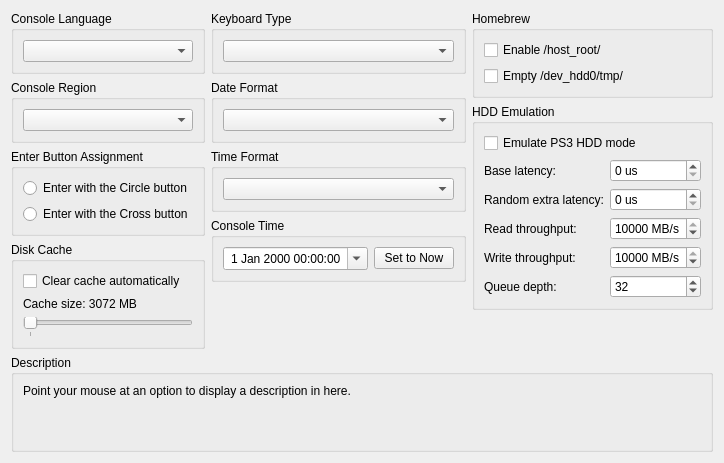
      <widget class="QWidget" name="systemTab">
       <attribute name="title">
        <string>System</string>
       </attribute>
       <layout class="QVBoxLayout" name="systemTab_layout" stretch="0,1,0">
        <item>
         <layout class="QHBoxLayout" name="systemTabHorizontalLayout" stretch="1,1,1">
          <item>
           <layout class="QVBoxLayout" name="systemTabLeftLayout">
            <item>
             <widget class="QGroupBox" name="gb_sysLang">
              <property name="title">
               <string>Console Language</string>
              </property>
              <layout class="QVBoxLayout" name="gb_sysLang_layout">
               <item>
                <widget class="QComboBox" name="sysLangBox"/>
               </item>
              </layout>
             </widget>
            </item>
            <item>
             <widget class="QGroupBox" name="gb_console_region">
              <property name="title">
               <string>Console Region</string>
              </property>
              <layout class="QVBoxLayout" name="gb_console_region_layout">
               <item>
                <widget class="QComboBox" name="console_region"/>
               </item>
              </layout>
             </widget>
            </item>
            <item>
             <widget class="QGroupBox" name="gb_enterButtonAssignment">
              <property name="title">
               <string>Enter Button Assignment</string>
              </property>
              <layout class="QVBoxLayout" name="gb_enterButtonAssignment_layout">
               <item>
                <widget class="QRadioButton" name="enterButtonAssignCircle">
                 <property name="text">
                  <string notr="true">Enter with the Circle button</string>
                 </property>
                </widget>
               </item>
               <item>
                <widget class="QRadioButton" name="enterButtonAssignCross">
                 <property name="text">
                  <string notr="true">Enter with the Cross button</string>
                 </property>
                </widget>
               </item>
              </layout>
             </widget>
            </item>
            <item>
             <widget class="QGroupBox" name="gb_DiskCacheClearing">
              <property name="title">
               <string>Disk Cache</string>
              </property>
              <layout class="QVBoxLayout" name="gb_DiskCacheClearing_layout">
               <item>
                <widget class="QCheckBox" name="enableCacheClearing">
                 <property name="text">
                  <string>Clear cache automatically</string>
                 </property>
                </widget>
               </item>
               <item>
                <widget class="QLabel" name="maximumCacheSizeLabel">
                 <property name="text">
                  <string>Cache size: 3072 MB</string>
                 </property>
                </widget>
               </item>
               <item>
                <widget class="QSlider" name="maximumCacheSize">
                 <property name="pageStep">
                  <number>512</number>
                 </property>
                 <property name="orientation">
                  <enum>Qt::Orientation::Horizontal</enum>
                 </property>
                 <property name="tickPosition">
                  <enum>QSlider::TickPosition::TicksBelow</enum>
                 </property>
                 <property name="tickInterval">
                  <number>1024</number>
                 </property>
                </widget>
               </item>
              </layout>
             </widget>
            </item>
            <item>
             <spacer name="systemTabLeftVerticalSpacer">
              <property name="orientation">
               <enum>Qt::Orientation::Vertical</enum>
              </property>
              <property name="sizeHint" stdset="0">
               <size>
                <width>0</width>
                <height>0</height>
               </size>
              </property>
             </spacer>
            </item>
           </layout>
          </item>
          <item>
           <layout class="QVBoxLayout" name="systemTabMiddleLayout">
            <item>
             <widget class="QGroupBox" name="gb_keyboardType">
              <property name="title">
               <string>Keyboard Type</string>
              </property>
              <layout class="QVBoxLayout" name="verticalLayout_keyboardType">
               <item>
                <widget class="QComboBox" name="keyboardType"/>
               </item>
              </layout>
             </widget>
            </item>
            <item>
             <widget class="QGroupBox" name="gb_dateFormat">
              <property name="title">
               <string>Date Format</string>
              </property>
              <layout class="QVBoxLayout" name="verticalLayout_dateFormat">
               <item>
                <widget class="QComboBox" name="dateFormat"/>
               </item>
              </layout>
             </widget>
            </item>
            <item>
             <widget class="QGroupBox" name="gb_timeFormat">
              <property name="title">
               <string>Time Format</string>
              </property>
              <layout class="QVBoxLayout" name="verticalLayout_timeFormat">
               <item>
                <widget class="QComboBox" name="timeFormat"/>
               </item>
              </layout>
             </widget>
            </item>
            <item>
             <widget class="QGroupBox" name="gb_console_time">
              <property name="title">
               <string>Console Time</string>
              </property>
              <layout class="QVBoxLayout" name="verticalLayout_2">
               <item>
                <layout class="QHBoxLayout" name="horizontalLayout">
                 <item>
                  <widget class="QDateTimeEdit" name="console_time_edit">
                   <property name="sizePolicy">
                    <sizepolicy hsizetype="Preferred" vsizetype="Fixed">
                     <horstretch>10</horstretch>
                     <verstretch>0</verstretch>
                    </sizepolicy>
                   </property>
                   <property name="layoutDirection">
                    <enum>Qt::LayoutDirection::LeftToRight</enum>
                   </property>
                   <property name="wrapping">
                    <bool>false</bool>
                   </property>
                   <property name="frame">
                    <bool>true</bool>
                   </property>
                   <property name="alignment">
                    <set>Qt::AlignmentFlag::AlignCenter</set>
                   </property>
                   <property name="readOnly">
                    <bool>false</bool>
                   </property>
                   <property name="buttonSymbols">
                    <enum>QAbstractSpinBox::ButtonSymbols::UpDownArrows</enum>
                   </property>
                   <property name="accelerated">
                    <bool>true</bool>
                   </property>
                   <property name="showGroupSeparator" stdset="0">
                    <bool>false</bool>
                   </property>
                   <property name="calendarPopup">
                    <bool>true</bool>
                   </property>
                  </widget>
                 </item>
                 <item>
                  <widget class="QPushButton" name="console_time_reset">
                   <property name="text">
                    <string>Set to Now</string>
                   </property>
                  </widget>
                 </item>
                </layout>
               </item>
              </layout>
             </widget>
            </item>
            <item>
             <spacer name="systemTabMiddleVerticalSpacer">
              <property name="orientation">
               <enum>Qt::Orientation::Vertical</enum>
              </property>
              <property name="sizeHint" stdset="0">
               <size>
                <width>0</width>
                <height>0</height>
               </size>
              </property>
             </spacer>
            </item>
           </layout>
          </item>
          <item>
           <layout class="QVBoxLayout" name="systemTabRightLayout">
            <item>
             <widget class="QGroupBox" name="gb_homebrew">
              <property name="title">
               <string>Homebrew</string>
              </property>
              <layout class="QVBoxLayout" name="gb_homebrew_layout">
               <item>
                <widget class="QCheckBox" name="enableHostRoot">
                 <property name="text">
                  <string>Enable /host_root/</string>
                 </property>
                </widget>
               </item>
               <item>
                <widget class="QCheckBox" name="emptyHdd0Tmp">
                 <property name="text">
                  <string>Empty /dev_hdd0/tmp/</string>
                 </property>
                </widget>
               </item>
              </layout>
             </widget>
            </item>
            <item>
             <widget class="QGroupBox" name="gb_hddEmulation">
              <property name="title">
               <string>HDD Emulation</string>
              </property>
              <layout class="QFormLayout" name="gb_hddEmulation_layout">
               <item row="0" column="0" colspan="2">
                <widget class="QCheckBox" name="emulatePS3HDDMode">
                 <property name="text">
                  <string>Emulate PS3 HDD mode</string>
                 </property>
                </widget>
               </item>
               <item row="1" column="0">
                <widget class="QLabel" name="label_hddBaseLatencyUs">
                 <property name="text">
                  <string>Base latency:</string>
                 </property>
                </widget>
               </item>
               <item row="1" column="1">
                <widget class="QSpinBox" name="hddBaseLatencyUs">
                 <property name="maximum">
                  <number>1000000</number>
                 </property>
                 <property name="suffix">
                  <string> us</string>
                 </property>
                </widget>
               </item>
               <item row="2" column="0">
                <widget class="QLabel" name="label_hddRandomExtraLatencyUs">
                 <property name="text">
                  <string>Random extra latency:</string>
                 </property>
                </widget>
               </item>
               <item row="2" column="1">
                <widget class="QSpinBox" name="hddRandomExtraLatencyUs">
                 <property name="maximum">
                  <number>1000000</number>
                 </property>
                 <property name="suffix">
                  <string> us</string>
                 </property>
                </widget>
               </item>
               <item row="3" column="0">
                <widget class="QLabel" name="label_hddReadMBS">
                 <property name="text">
                  <string>Read throughput:</string>
                 </property>
                </widget>
               </item>
               <item row="3" column="1">
                <widget class="QSpinBox" name="hddReadMBS">
                 <property name="minimum">
                  <number>1</number>
                 </property>
                 <property name="maximum">
                  <number>10000</number>
                 </property>
                 <property name="value">
                  <number>10000</number>
                 </property>
                 <property name="suffix">
                  <string> MB/s</string>
                 </property>
                </widget>
               </item>
               <item row="4" column="0">
                <widget class="QLabel" name="label_hddWriteMBS">
                 <property name="text">
                  <string>Write throughput:</string>
                 </property>
                </widget>
               </item>
               <item row="4" column="1">
                <widget class="QSpinBox" name="hddWriteMBS">
                 <property name="minimum">
                  <number>1</number>
                 </property>
                 <property name="maximum">
                  <number>10000</number>
                 </property>
                 <property name="value">
                  <number>10000</number>
                 </property>
                 <property name="suffix">
                  <string> MB/s</string>
                 </property>
                </widget>
               </item>
               <item row="5" column="0">
                <widget class="QLabel" name="label_hddQueueDepth">
                 <property name="text">
                  <string>Queue depth:</string>
                 </property>
                </widget>
               </item>
               <item row="5" column="1">
                <widget class="QSpinBox" name="hddQueueDepth">
                 <property name="minimum">
                  <number>1</number>
                 </property>
                 <property name="maximum">
                  <number>64</number>
                 </property>
                 <property name="value">
                  <number>32</number>
                 </property>
                </widget>
               </item>
              </layout>
             </widget>
            </item>
            <item>
             <spacer name="systemTabRightVerticalSpacer">
              <property name="orientation">
               <enum>Qt::Orientation::Vertical</enum>
              </property>
              <property name="sizeHint" stdset="0">
               <size>
                <width>0</width>
                <height>0</height>
               </size>
              </property>
             </spacer>
            </item>
           </layout>
          </item>
         </layout>
        </item>
        <item>
         <spacer name="systemTabSpacer">
          <property name="orientation">
           <enum>Qt::Orientation::Vertical</enum>
          </property>
          <property name="sizeType">
           <enum>QSizePolicy::Policy::MinimumExpanding</enum>
          </property>
          <property name="sizeHint" stdset="0">
           <size>
            <width>0</width>
            <height>0</height>
           </size>
          </property>
         </spacer>
        </item>
        <item>
         <widget class="QGroupBox" name="gb_description_system">
          <property name="title">
           <string>Description</string>
          </property>
          <layout class="QHBoxLayout" name="gb_description_system_layout">
           <item>
            <widget class="QLabel" name="description_system">
             <property name="text">
              <string>Point your mouse at an option to display a description in here.


</string>
             </property>
             <property name="textFormat">
              <enum>Qt::TextFormat::PlainText</enum>
             </property>
             <property name="alignment">
              <set>Qt::AlignmentFlag::AlignLeading|Qt::AlignmentFlag::AlignLeft|Qt::AlignmentFlag::AlignTop</set>
             </property>
             <property name="wordWrap">
              <bool>true</bool>
             </property>
            </widget>
           </item>
          </layout>
         </widget>
        </item>
       </layout>
      </widget>
